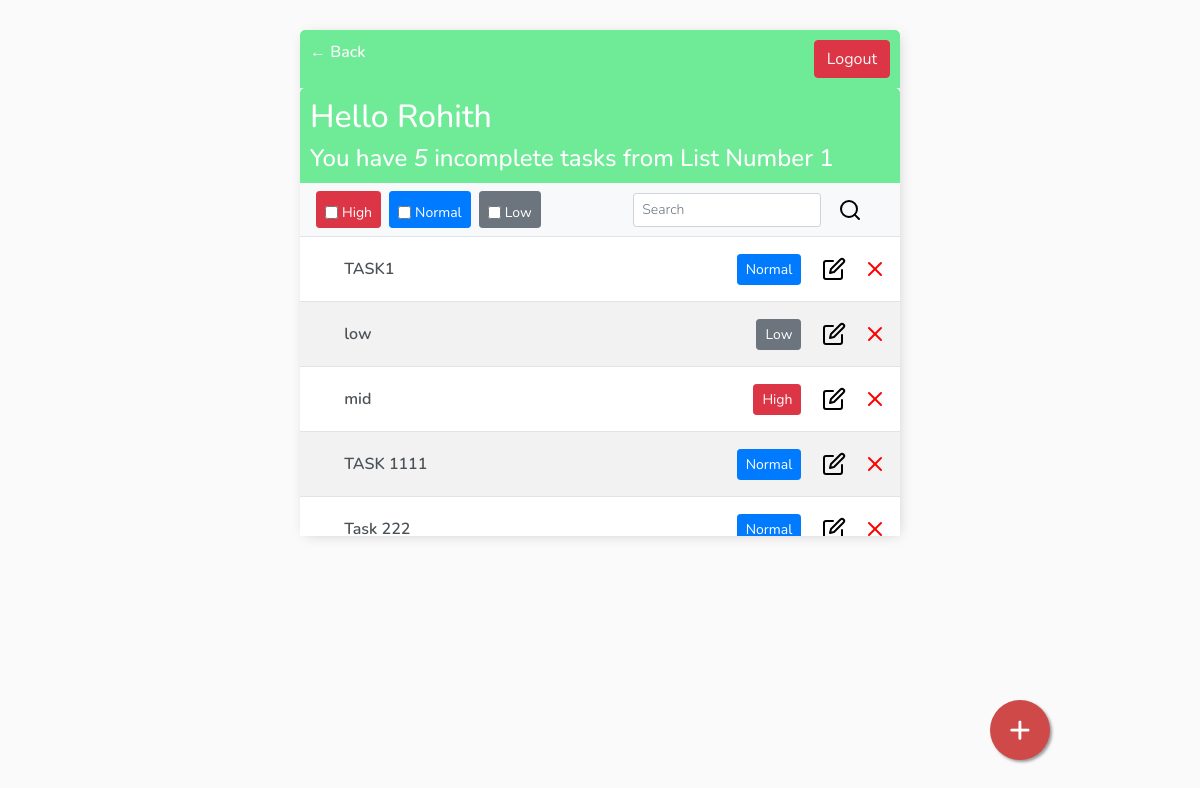
Page /lists/10/tasks/ (signed in) on the committed database.
### base/models.py (models this page shows)
class AbstractModel(models.Model):
    created_on = models.DateTimeField(auto_now_add=True)
    deleted_on = models.DateTimeField(null=True, blank=True)
    updated_on = models.DateTimeField(auto_now=True)
    created_by = models.ForeignKey(User, on_delete=models.CASCADE, null=True, blank=True, related_name='%(class)s_requests_created')
    updated_by = models.ForeignKey(User, on_delete=models.CASCADE, null=True, blank=True, related_name='%(class)s_requests_updated')
    deleted_by = models.ForeignKey(User, on_delete=models.CASCADE, null=True, blank=True, related_name='%(class)s_requests_deleted')
    class Meta:
        abstract = True

class List(AbstractModel):
    title = models.CharField(max_length=200)
    description = models.TextField(default='', blank=True)
    def __str__(self):
        return self.title

class Task(AbstractModel):
    title = models.CharField(max_length=200)
    description = models.TextField(default='', blank=True)
    complete = models.BooleanField(default=False)
    priority = models.CharField(max_length=9, choices=Priority_CHOICES, default='Normal')
    listno = models.ForeignKey(List, on_delete=models.CASCADE, null=True, blank=True)
    def __str__(self):
        return self.title
    class Meta:
        ordering = ['complete']

### base/views/TaskList.py (the view, shortened to what this page needs)
# urls.py: path('<int:listid>/tasks/', TaskList.as_view(), name='tasks'),
class TaskList(LoginRequiredMixin, ListView):
    model = Task
    context_object_name = 'tasks'
    fields = ['complete']
    def get_context_data(self, **kwargs):
        context = super().get_context_data(**kwargs)
        context['tasks'] = context['tasks'].filter(created_by=self.request.user, listno=self.kwargs['listid'])
        context['count'] = context['tasks'].filter(complete=False).count()
        context['list'] = List.objects.get(id=self.kwargs['listid'])
        context['listname'] = List.objects.get(id=self.kwargs['listid'])
        search_input = self.request.GET.get('search-area') or ''
        if search_input:
            context['tasks'] = context['tasks'].filter(title__contains=search_input)
        context['search_input'] = search_input
        search_input_Priority = self.request.GET.get('check') or self.request.GET.get('check1') or self.request.GET.get('check2') or self.request.GET.get('check3')
        context['search_input_Priority'] = search_input_Priority
        return context

### base/templates/base/task_list.html (shortened to what this page needs)
{% extends 'base/main.html' %}
{% block content %}
<div class="header-bar">
    <a href="{% url 'lists' %}">&#8592; Back</a>
    {% if request.user.is_authenticated %}
    <a href="{% url 'logout' %}" class="btn btn-danger">Logout</a>
    {% else %}
    <a href="{% url 'login' %}" class="btn btn-danger">Login</a>
    {% endif %}
</div>
<div class="header-bar">
    <div>
        <h2> Hello {{request.user|title}} </h2>
        <h4 style="margin:0">You have <i>{{count}} </i> incomplete tasks from {{listname}}</h4>
    </div>
</div>
<nav class="navbar navbar-light bg-light justify-content-between">
    <form class="form-inline">
        <div class="d-flex justify-content-around">
        <label class="btn btn-sm btn-danger" style='margin-right:8px'>
            <input onChange="this.form.submit()" type="checkbox" value="High" name="check1" class="form-check-input" {% if High_b  %}checked {% endif %}> High
        </label>
        <label class="btn btn-sm btn-primary" style='margin-right:8px'>
            <input onChange="this.form.submit()" type="checkbox" value="Normal"  name="check2" class="form-check-input" {% if Normal_b %}checked {% endif %}> Normal
        </label>
        <label class="btn btn-sm btn-secondary" style='margin-right:8px'>
            <input onChange="this.form.submit()" type="checkbox" value="Low"  name="check3" class="form-check-input" {% if Low_b %}checked {% endif %}> Low
        </label>
        </div>
        <a>&nbsp;&nbsp;&nbsp;&nbsp;&nbsp;&nbsp;&nbsp;&nbsp;&nbsp;&nbsp;&nbsp;&nbsp;&nbsp;&nbsp;&nbsp;&nbsp;&nbsp;&nbsp;&nbsp;&nbsp;</a>
        <div class="d-flex" >
            <input class="form-control form-control-sm mr-sm-2" type='search' name='search-area' value="{{search_input}}" placeholder="Search" aria-label="Search">
            {% load static %}
            <button class="btn btn-sm btn-light my-2 my-sm-0" type="submit"><img src="{% static 'base/search.svg' %}"></button>
        </div>
    </form>
    {% if tasks|length > 0 %}
    <a id="add-link" href="{% url 'task-create' list.id %}" style="text-decoration: none;"> &#x2b;</a>
    {% endif %}
</nav>
<div id="tasklist" class="task-items-wrapper" style="overflow:scroll; height:300px;">
    {% for task in tasks %}
        {% if task.id  %}
        <div class="task-wrapper" data-position="{{task.pk}}">
            <div class="task-title">
                {% if task.complete %}
                <a>&#10003;</a>
                <!-- <form method="POST" action="">
                {% csrf_token %}
                <div class="form-check">
                    <input onchange="this.form.submit()" class="form-check-input" type="checkbox" value="{{task.complete}}" name="task-status" checked>
                </div>
                </form> -->
                <i><s><a title="{{task.description}}" href="{% url 'task-update' listid=list.id pk=task.id %}">{{task}}</a></s></i>
                {% else %}
                <a>&nbsp;</a>
                <a title="{{task.description}}" href="{% url 'task-update' listid=list.id pk=task.id %}">{{task}}</a>
                {% endif %}
            </div>
            <div class="task-controls">
                {% if task.priority == "High"  %}
                <button class="btn btn-danger btn-sm">{{task.priority}}</button>
                {% elif task.priority == "Normal"  %}
                <button class="btn btn-primary btn-sm">{{task.priority}}</button>
                {% elif task.priority == "Low"  %}
                <button class="btn btn-secondary btn-sm">{{task.priority}}</button>
                {% endif %}
                <a href="{% url 'task-update' listid=list.id pk=task.id %}" style="text-decoration: none;">&nbsp;&nbsp;&nbsp;{% load static %}
                    <img src="{% static 'base/edit(1).svg' %}">&nbsp;&nbsp;&nbsp;</a>
                <a href="{% url 'task-delete' listid=list.id pk=task.id %}" style="text-decoration: none;">{% load static %}
                    <img src="{% static 'base/cross.svg' %}">&nbsp;&nbsp;&nbsp;</a>
            </div>
        </div>
        {% endif %}
        {% empty %}
        <div style="text-align: center; padding-bottom: 10px; line-height: 1em;">
            <h3>No new tasks are created.</h3>
            <h3>Create a <a style="text-decoration: none; color: #e53935;" href="{% url 'task-create' list.id %}"> New task</a> ! </h3>
        </div>
    {% endfor %}
</div>
{% endblock content%}

### base/templates/base/main.html (shortened to what this page needs)
<!DOCTYPE html>
<html lang="en">
<head>
    <link rel="stylesheet" href="https://cdn.jsdelivr.net/npm/bootstrap@4.0.0/dist/css/bootstrap.min.css">
</head>
<body>
    <div class="container px-0">
        {% block content %} {% endblock content %}
    </div>
</body>
</html>

### base/templates/base/main.html (style rules this page uses)
body { background-color: #FAFAFA; font-family: 'Nunito', sans-serif; padding-top: 30px; }
h1, h2, h3, h4, h5, h6 { font-family: 'Nunito', sans-serif; }
a, p { color: #4b5156 }
a { font-weight: 600; }
.container { max-width: 600px; margin: auto; background-color: #fff; -webkit-box-shadow: 2px 2px 13px -4px rgba(0, 0, 0, 0.21); box-shadow: 2px 2px 13px -4px rgba(0, 0, 0, 0.21); }
input { outline: none; border: none; }
.header-bar { display: flex; justify-content: space-between; color: #fff; padding: 10px; border-radius: 5px 5px 0 0; background: #6feb98; }
.header-bar a { color: rgb(247, 247, 247); text-decoration: none; }
.task-wrapper:nth-child(even) { display: flex; align-items: center; justify-content: space-between; background-color: #f2f2f2; border-top: 1px solid #dfe4ea; overflow: hidden; }
.task-wrapper:nth-child(odd) { display: flex; align-items: center; justify-content: space-between; background-color: #fff; border-top: 1px solid #dfe4ea; overflow: hidden; }
.task-title { display: flex; padding: 20px; }
.task-title a { text-decoration: none; color: #4b5156; margin-left: 10px; }
#add-link { position:fixed; width:60px; height:60px; bottom:40px; right:150px; background-color:#cf4949; color:#FFF; border-radius:50px; text-align:center; box-shadow: 2px 2px 3px #999; font-size: 38px; }
label { padding-top: 10px !important; display: block; }
::placeholder { font-weight: 300; opacity: 0.5; }

### rows in the picture
List: title "List Number 1"
Task: title "TASK1", priority "Normal"
Task: title "low", priority "Low"
Task: title "mid", priority "High"
Task: title "TASK 1111", priority "Normal"
Task: title "Task 222", priority "Normal"

### other values in the picture
{{ request.user|title }} "Rohith"
{{ count }} "5"
